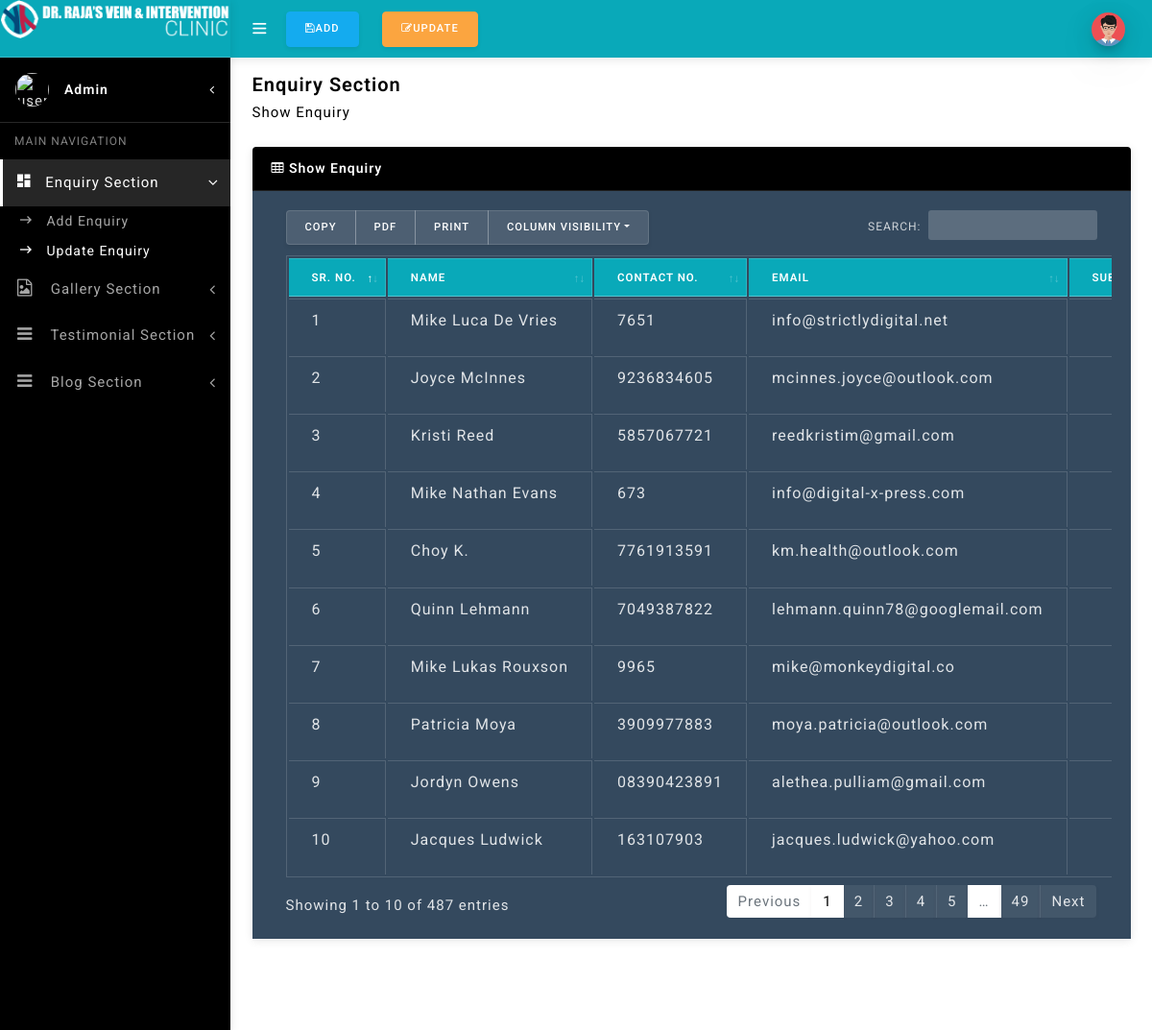
/admin/show-enquiry.php (signed in), run on the app's committed database.
### tables this page shows
CREATE TABLE `tbenq` (
  `id` int(11) NOT NULL,
  `enqnam` varchar(255) NOT NULL,
  `enqmob` varchar(255) NOT NULL,
  `enqeml` varchar(255) NOT NULL,
  `enqsub` varchar(255) NOT NULL,
  `enqmsg` varchar(255) NOT NULL,
  `added` varchar(255) NOT NULL,
  `date` date NOT NULL
);

### admin/show-enquiry.php (the view, shortened to what this page needs)
<?php include_once('header.php'); ?>
	<nav class="navbar navbar-expand fixed-top">
  <ul  class="navbar-nav mr-auto align-items-center">
					<li class="nav-item">
					  <a class="nav-link toggle-menu" href="javascript:void();">
					   <i class="icon-menu menu-icon"></i>
					 </a>
					</li>
					<li class="nav-item">
					    <a class="nav-link active" href="add-enquiry.php">
						<button type="button" class="btn btn-primary  waves-effect waves-light m-1"><i class="fa fa-save"></i>Add</button></a>
					  </li>
					  <li class="nav-item">
					   <a class="nav-link active" href="show-enquiry.php">
						<button type="button" class="btn btn-warning waves-effect waves-light m-1"><i class="fa fa-edit"></i>Update</button></a>
					  </li>
  </ul>
  <ul class="navbar-nav align-items-center right-nav-link">
    <li class="nav-item">
      <a class="nav-link dropdown-toggle dropdown-toggle-nocaret" data-toggle="dropdown" href="#">
        <span class="user-profile"><img src="assets/images/avatars/avatar-13.png" class="img-circle" alt="user avatar"></span>
      </a>
    </li>
  </ul>
</nav>
</header>
  <div class="content-wrapper">
    <div class="container-fluid">
     <div class="row pt-2 pb-2">
        <div class="col-sm-9">
		    <h4 class="page-title"> Enquiry Section</h4>
		    <ol class="breadcrumb">
            <li class="breadcrumb-item"><a href="#">Show Enquiry</a></li>
         </ol>
	   </div>
     </div>
   <div class="row">
        <div class="col-lg-12">
          <div class="card">
            <div class="card-header"><i class="fa fa-table"></i> Show Enquiry</div>
            <div class="card-body">
              <div class="table-responsive">
              <table id="example" class="table table-bordered">
                <thead style="background-color: #09a9b9; color:#fff;">
                    <tr>
						<th>Sr. No.</th>
						<th>Name</th>
						<th>Contact no.</th>
						<th>Email</th>
						<th>Subject</th>
                    </tr>
                </thead>
                <tbody>
					 <?php
									 include('connection.php');
									 $counter = 0;
									 $sql="select * from tbenq order by id desc";
									  $r=mysqli_query($dbcon,$sql);
								      while($row=mysqli_fetch_array($r))
								      {
								     ?>
                    <tr>
                        <td><?php echo ++$counter; ?></td>
						<td><?php echo $row['enqnam']; ?></td>
						<td><?php echo $row['enqmob']; ?></td>
						<td><?php echo $row['enqeml']; ?></td>
						<td><?php echo $row['enqsub']; ?></td>
                    </tr>
									  <?php } ?>
                </tbody>
            </table>
            </div>
            </div>
          </div>
        </div>
      </div>
    </div>
 </div>
  </div>
</body>
</html>

### admin/header.php (shortened to what this page needs)
<html lang="en">
<head>
  <link href="assets/plugins/vectormap/jquery-jvectormap-2.0.2.css" rel="stylesheet"/>
  <link href="assets/plugins/simplebar/css/simplebar.css" rel="stylesheet"/>
  <link href="assets/css/bootstrap.min.css" rel="stylesheet"/>
  <link href="assets/css/animate.css" rel="stylesheet" type="text/css"/>
  <link href="assets/css/icons.css" rel="stylesheet" type="text/css"/>
  <link href="assets/css/sidebar-menu.css" rel="stylesheet"/>
  <link href="assets/css/app-style.css" rel="stylesheet"/>
   <link href="assets/plugins/bootstrap-datatable/css/dataTables.bootstrap4.min.css" rel="stylesheet" type="text/css">
  <link href="assets/plugins/bootstrap-datatable/css/buttons.bootstrap4.min.css" rel="stylesheet" type="text/css">
</head>
<body class="bg-theme bg-theme1">
 <div id="wrapper">
   <div id="sidebar-wrapper" data-simplebar="" data-simplebar-auto-hide="true">
   <div class="brand-logo">
     <a href="index.html">
       <img src="assets/images/logo.png" class="logo-icon" alt="logo icon" style="width:100%;">
     </a>
   </div>
   <div class="user-details">
    <div class="media align-items-center user-pointer collapsed" data-toggle="collapse" data-target="#user-dropdown">
      <div class="avatar"><img class="mr-3 side-user-img" src="assets/images/admin.png" alt="user avatar"></div>
       <div class="media-body">
       <h6 class="side-user-name">Admin</h6>
      </div>
       </div>
      </div>
   <ul class="sidebar-menu do-nicescrol">
      <li class="sidebar-header">MAIN NAVIGATION</li>
	 <li>
        <a href="javaScript:void();" class="waves-effect">
          <i class="zmdi zmdi-view-dashboard"></i> <span>Enquiry Section</span><i class="fa fa-angle-left pull-right"></i>
        </a>
		<ul class="sidebar-submenu">
		  <li><a href="add-enquiry.php"><i class="zmdi zmdi-long-arrow-right"></i> Add Enquiry</a></li>
          <li><a href="show-enquiry.php"><i class="zmdi zmdi-long-arrow-right"></i> Update Enquiry</a></li>
		</ul>
      </li>
      <li>
        <a href="javaScript:void();" class="waves-effect">
          <i class="fa fa-file-image-o"></i> <span>Gallery Section</span><i class="fa fa-angle-left pull-right"></i>
        </a>
      </li>
	  <li>
        <a href="javaScript:void();" class="waves-effect">
          <i class="fa fa-bars"></i> <span>Testimonial Section</span><i class="fa fa-angle-left pull-right"></i>
        </a>
      </li>
	   <li>
        <a href="javaScript:void();" class="waves-effect">
          <i class="fa fa-bars"></i> <span>Blog Section</span><i class="fa fa-angle-left pull-right"></i>
        </a>
      </li>
    </ul>
   </div>
<header class="topbar-nav">

### admin/assets/css/sidebar-menu.css (style rules this page uses)
.sidebar-menu { list-style: none; margin: 0; padding: 0; background-color: transparent; }
.sidebar-menu>li { position: relative; margin: 0; padding: 0; }
.sidebar-menu>li>a { padding: 13px 5px 13px 15px; display: block; border-left: 3px solid transparent; color: rgba(255, 255, 255, 0.65); font-size: 15px; }
.sidebar-menu>li>a>.fa { width: 20px; }
.sidebar-menu>li:hover>a, .sidebar-menu>li.active>a { color: #ffffff; background: rgba(255, 255, 255, 0.15); border-left-color: #ffffff; }
.sidebar-menu li.sidebar-header { padding: 10px 25px 10px 15px; font-size: 12px; color: rgba(255, 255, 255, 0.5); }
.sidebar-menu li>a>.fa-angle-left { width: auto; height: auto; padding: 0; margin-right: 10px; margin-top: 3px; }
.sidebar-menu li.active>a>.fa-angle-left { transform: rotate(-90deg); }
.sidebar-menu li.active>.sidebar-submenu { display: block; }
.sidebar-menu a { color: #b8c7ce; text-decoration: none; }
.sidebar-menu .sidebar-submenu { display: none; list-style: none; padding-left: 5px; margin: 0 1px; background: transparent; }
.sidebar-menu .sidebar-submenu>li>a { padding: 5px 5px 5px 15px; display: block; font-size: 14px; color: rgba(255, 255, 255, 0.65); }
.sidebar-menu .sidebar-submenu>li.active>a, .sidebar-menu .sidebar-submenu>li>a:hover { color: #ffffff; }

### data on the page
tbenq: enqnam "Mike Luca De Vries", enqmob "7651", enqeml "info@strictlydigital.net"
tbenq: enqnam "Joyce McInnes", enqmob "9236834605", enqeml "mcinnes.joyce@outlook.com"
tbenq: enqnam "Kristi Reed", enqmob "5857067721", enqeml "reedkristim@gmail.com"
tbenq: enqnam "Mike Nathan Evans", enqmob "673", enqeml "info@digital-x-press.com"
tbenq: enqnam "Choy K.", enqmob "7761913591", enqeml "km.health@outlook.com"
tbenq: enqnam "Quinn Lehmann", enqmob "7049387822", enqeml "lehmann.quinn78@googlemail.com"
tbenq: enqnam "Mike Lukas Rouxson", enqmob "9965", enqeml "mike@monkeydigital.co"
tbenq: enqnam "Patricia Moya", enqmob "3909977883", enqeml "moya.patricia@outlook.com"
tbenq: enqnam "Jordyn Owens", enqmob "08390423891", enqeml "alethea.pulliam@gmail.com"
tbenq: enqnam "Jacques Ludwick", enqmob "163107903", enqeml "jacques.ludwick@yahoo.com"
